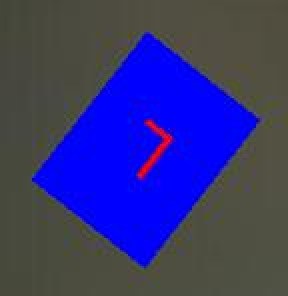
#> input picture odlc/color-detection/img_020_tar_001.jpg, 144 x 148 px (shown 2 times larger)
$ python colorDetection.py
#> lines starting #> are read from the running program, lines starting #| are printed output that depends on the picture
#> further down, img is the input picture: shape (148, 144, 3); mean B, G, R 121.7, 53.1, 54.4
### odlc/color-detection/colorDetectionHelper.py
'''
    given target image, determine shape color and letter color
'''

import cv2

import tool_imgPreprocessing as prepr
import tool_adaptToRealLife as adapt
import tool_colorFunc as colorFunc


DEBUG = False
SHOW_IMG = False

# convert a list to a frequency dict
def list2FreqDict(color_list):
    freqDict = {}
    for i in range(len(color_list)):
        if color_list[i] not in freqDict:
            freqDict[color_list[i]] = 1
        else:
            freqDict[color_list[i]] += 1
    return freqDict

# get shape color and letter color from freqDict (assuming shapeColor != letterColor)
# the basic idea is that shapeColor has highest frequency and letterColor has second highest frequency
# there are some special case where trash (undefined) color dominates the known color (known color are defined in colorDict in y_color.py)
def getShapeAndLetterColor(freqDict):
    bestFreq = 0
    shapeColor = None  # highest freq color
    secondFreq = 0
    letterColor = None # second highest freq color

    # get shapeColor
    for color, freq in freqDict.items():
        if bestFreq < freq:
            shapeColor = color
            bestFreq = freq

    # special case for shapeColor
    if shapeColor == None:
        if freqDict[shapeColor] >= 500:
            shapeColor = 'Gray'
        else:
            del freqDict[shapeColor]
            bestFreq = 0
            shapeColor = None  # highest freq color
            for color, freq in freqDict.items():
                if bestFreq < freq:
                    shapeColor = color
                    bestFreq = freq

    # get letterColor
    for color, freq in freqDict.items():
        if secondFreq < freq and freq < bestFreq:
            letterColor = color
            secondFreq = freq

    # special case for letterColor
    if letterColor == None:
        if len(freqDict) >= 3: # special case when trash color accidentally dominate known color
            del freqDict[letterColor]
            del freqDict[shapeColor]
            thirdFreq = 0
            thirdColor = 0
            for color, freq in freqDict.items():
                if thirdFreq < freq:
                    thirdColor = color
                    thirdFreq = freq
            if thirdFreq >= 30:
                letterColor = thirdColor
    if letterColor == None:
        letterColor = 'Gray'

    return shapeColor, letterColor

# read an imgHSV and get the shape color and letter color
def readImgHSVGetShapeAndLetterColor(imgHSV):
    color_list = []
    lenY = imgHSV.shape[0]
    lenX = imgHSV.shape[1]
    for x in range(lenX):
        for y in range(lenY):
            color = colorFunc.getColorOfPixel(imgHSV[y][x])
            color_list.append(color)
    freqDict = list2FreqDict(color_list)
    print(freqDict) # for TESTING

    shapeColor, letterColor = getShapeAndLetterColor(freqDict)
    return shapeColor, letterColor

# read image path and get shape and letter color (assuming image is a focus target)
def readImgGetShapeAndLetterColor(img, cropColorRatio):
#> called with cropColorRatio = 0.32
    if DEBUG: print('>> Begin readImgGetShapeAndLetterColor:')

    # get crop size
    averageTargetSize = int((img.shape[0] + img.shape[1]) / 2)
#> averageTargetSize = 146
    cropSize = int(averageTargetSize * cropColorRatio)
#> cropSize = 46
    if DEBUG: print('target image has size: {}, input cropColorRatio: {} -> cropSize: {}'.format(averageTargetSize, cropColorRatio, cropSize))

    # preprocessing img and convert img to HSV
    centerCoords = (int(img.shape[1] / 2), int(img.shape[0] / 2))
#> centerCoords = (72, 74)
    cropped = prepr.cropImage(img, centerCoords, cropSize, cropSize)
    imgHSV = cv2.cvtColor(cropped, cv2.COLOR_BGR2HSV)

    # get shape and letter color
    shapeColor, letterColor = readImgHSVGetShapeAndLetterColor(imgHSV)
    print('shape color: {}, letter color: {}'.format(shapeColor, letterColor))
    if DEBUG: print('>> Finish readImgGetShapeAndLetterColor!')

    # show outputs
    if SHOW_IMG:
        original = prepr.scaleImg(img, 500)         # for TESTING
        cv2.imshow('original:', original)           # for TESTING
        cv2.imshow('cropped:', cropped)             # for TESTING
        print('press any key to continue ;)')       # for TESTING
        cv2.waitKey(0)                              # for TESTING
    return shapeColor, letterColor

### odlc/color-detection/tool_imgPreprocessing.py
'''
    Tools for preprocess image
'''

import cv2
import os

# scale image from W * L -> newWidth * (L * newWidth / W)
# if pass newWidth = 0 then we do not scale
# [8 lines left out: function scaleImg, not called in this run]

# crop image to rectange whose center = centerCoords and has dimension = width * height
def cropImage(img, centerCoords, width, height):
#> called with centerCoords = (72, 74), width = 46, height = 46
    maxWidth = img.shape[1]
#> maxWidth = 144
    maxHeight = img.shape[0]
#> maxHeight = 148
    startRow = centerCoords[1] - int(height / 2)
#> startRow = 51
    endRow = centerCoords[1] + int(height / 2)
#> endRow = 97
    startCol = centerCoords[0] - int(width / 2)
#> startCol = 49
    endCol = centerCoords[0] + int(width / 2)
#> endCol = 95

    # edge case
    if startRow < 0:
        startRow = 0
    if endRow >= maxHeight:
        endRow = maxHeight
    if startCol < 0:
        startCol = 0
    if endCol >= maxWidth:
        endCol = maxWidth
    cropped = img[startRow:endRow, startCol:endCol]
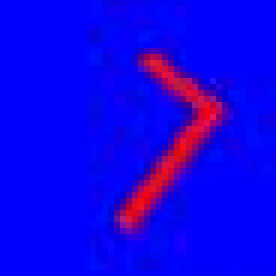
#> cropped: shape (46, 46, 3) (shown 6 times larger); mean B, G, R 235.2, 1.7, 16.4
    return cropped

# function that changes brightness and contrast level of an img
# borrow from Stack overflow, similar to what GIMP does
# input value for brightness and contrast should be in range -127 to 127, including both ends
# [24 lines left out: function apply_brightness_contrast, not called in this run]

### odlc/color-detection/tool_colorFunc.py
'''
    given a pixel with known hsv value, determine color
'''

import cv2
from tool_color import *

# check if hsv is in range input lower and input upper
def hsvInRangeSingle(hsv, lower, upper):
    if lower[0] > hsv[0] or hsv[0] > upper[0]:
        return False
    if lower[1] > hsv[1] or hsv[1] > upper[1]:
        return False
    if lower[2] > hsv[2] or hsv[2] > upper[2]:
        return False
    return True

# check if hsv is in range any input lower and upper
def hsvInRangeArray(hsv, lower_array, upper_array):
    lenArray = len(lower_array)
    for i in range(lenArray):
        if hsvInRangeSingle(hsv, lower_array[i], upper_array[i]):
            return True

    return False

# get the color name that best match with input hsv
def getColorOfPixel(hsv):
    # white
    if hsvInRangeArray(hsv, lowerWhite_array, upperWhite_array):
        return 'White'

    # black
    if hsvInRangeArray(hsv, lowerBlack_array, upperBlack_array):
        return 'Black'

    # gray
        #ignore this guy

    # red
    if hsvInRangeArray(hsv, lowerRed_array, upperRed_array):
        return 'Red'

    # blue
    if hsvInRangeArray(hsv, lowerBlue_array, upperBlue_array):
        return 'Blue'

    # green
    if hsvInRangeArray(hsv, lowerGreen_array, upperGreen_array):
        return 'Green'

    # yellow
    if hsvInRangeArray(hsv, lowerYellow_array, upperYellow_array):
        return 'Yellow'

    # purple
    if hsvInRangeArray(hsv, lowerPurple_array, upperPurple_array):
        return 'Purple'

    # brown
    if hsvInRangeArray(hsv, lowerBrown_array, upperBrown_array):
        return 'Brown'

    # orange
    if hsvInRangeArray(hsv, lowerOrange_array, upperOrange_array):
        return 'Orange'

    return None

# turn all HSVpixels that is in range lower_array and upper_array to white. others turn to black
# [10 lines left out: function extractMask, not called in this run]

### odlc/color-detection/colorDetection.py
'''
    given target image, detect shape color and letter color
'''

import cv2
import os
import colorDetectionHelper as colorDetect

# init hyper variables
stdCropColorRatio = 40 / 125

# init images
folder_path = ''
imgName_list = ['img_020_tar_001.jpg']

for imgName in imgName_list:
    print(f"--------------------------\n{imgName}")
    imgPath = os.path.join(folder_path, imgName)
    img = cv2.imread(imgPath)

    # get shape and letter color
    shapeColor, letterColor = colorDetect.readImgGetShapeAndLetterColor(img, stdCropColorRatio)
#> in readImgGetShapeAndLetterColor, `imgHSV = cv2.cvtColor(cropped, cv2.COLOR_BGR2HSV)`: imgHSV: shape (46, 46, 3); mean H, S, V 123.6, 254, 242.1
#| {'Blue': 1931, 'Purple': 79, None: 5, 'Red': 101}
#> the loop in getShapeAndLetterColor, `for color, freq in freqDict.items():` made 4 passes
#> (color, freq) on passes 1 to 4: ('Blue', 1931), ('Purple', 79), (None, 5), ('Red', 101)
#| shape color: Blue, letter color: Red
